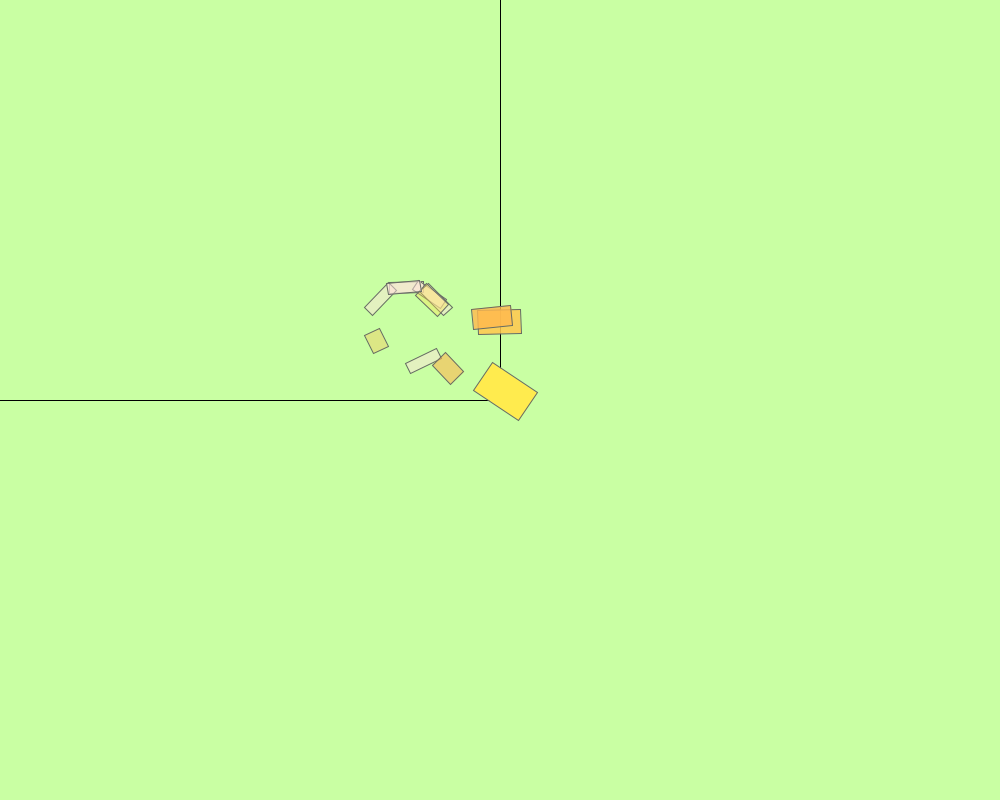
Frame 1 (no input)
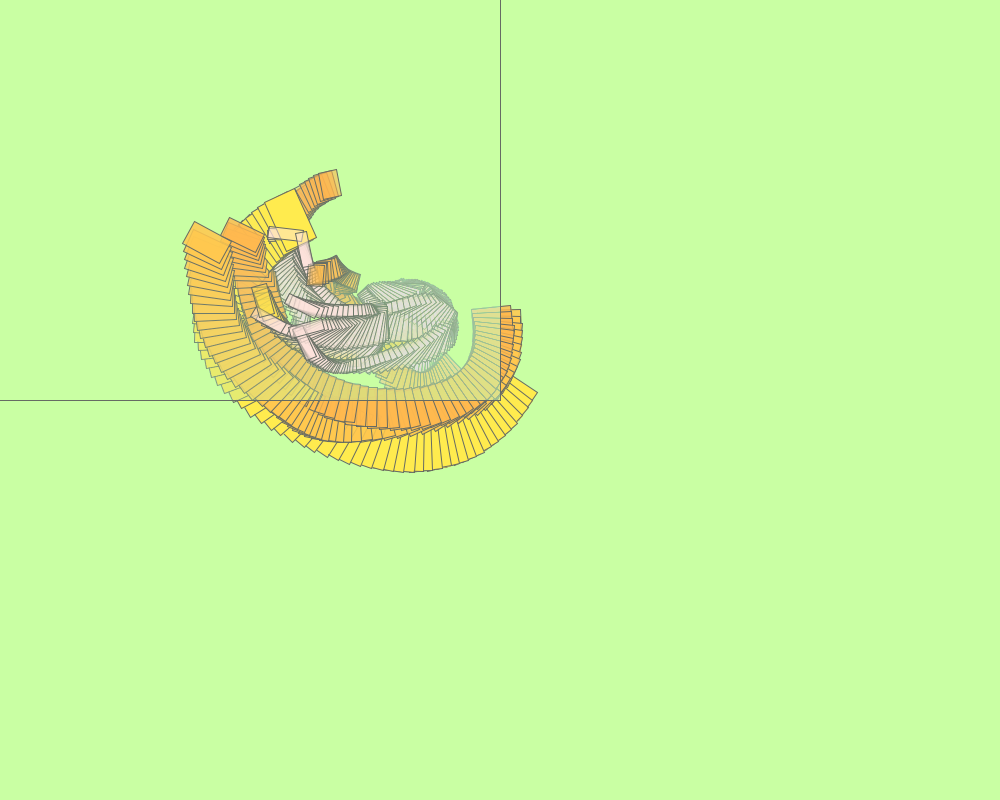
Frame 60 (the mouse pressed at the canvas centre just before this capture)
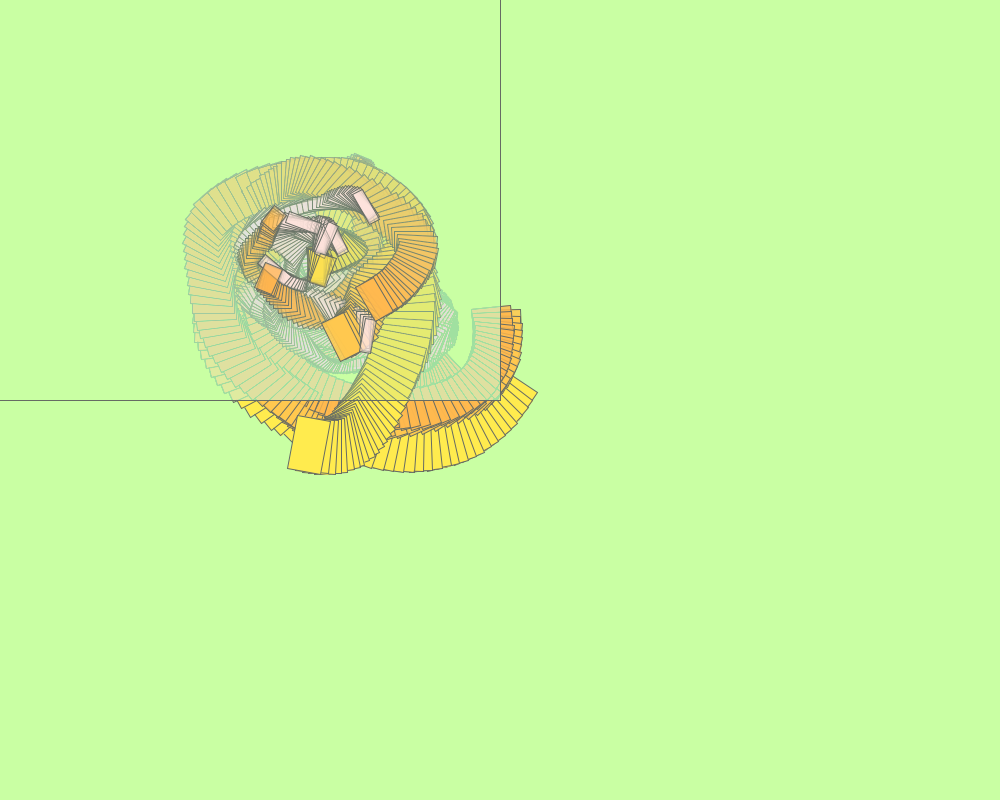
Frame 120 (the mouse held since frame 60 and released just before this capture)

The Processing sketch that drew these frames (run headless with seeded random() and noise(); from frame 60 on, the mouse is pressed at the canvas centre):

// Processing sketch: processing_88252
// ── processing_88252.pde

form k, l;

form[] rects = new form[6];

    
void setup() {
      size(1000, 800);
      smooth();
      colorMode(HSB);
     
      background(60+x*0.6, 100+y*1.2, 255);

      rectMode(CENTER);
      
      for (int i=0;i<rects.length;i++) {
          rects[i]=new form(); //filling arrays from 1-10
     }
}

    
    
void draw() {

    fill(60+x*0.6, 100+y*1.2, 255,4);
    rect(0,0,width,height);

      
    for (int i=0;i<rects.length;i++) {

    rects[i].drawRect();
  }
}
    
    
float x =random(-20,30);
float y =random(-20,30);  
     


class form{
  

  float a=random(10,400);
  float b =random(20,300);
  
  float c = noise(a);
  float d = noise(b);
  
  float f = noise(x);
  float g = noise(y);
  
  float j=random(0.005,0.01);
  float h =random(0.0005,0.01);
  
  float k=random(0.005,0.01);
  float l =random(0.0005,0.01);
  
 void drawRect(){ 
 
      pushMatrix();
           
      translate(noise(frameCount*j-20)*width, noise(frameCount*h-20)*height);

      rotate(0.9);
      
      rotate(radians(a*1.4)+sin(c-d/10)+sin(d-c/2));
      
      
     stroke(50-y*2.3,20+c*0.1,120-x);
      fill(50*c-y, 160-y*2.3, 250+x*1.8, d*350+x);

      rect(c*(width)/6.2*sin(h), d*height/5.2*cos(j), c*54+c*0.1, d*70+d*0.8);
     
      fill(60*f+y, 20+x*1.2, 260-y, g*260+y*3.1);

      rect(f*(width)/6.2*cos(k), g*height/4.2*sin(l), f*44+f*3.4, g*60+g*0.8);
   
      
      b+=0.5;
      a+=2.56;

      popMatrix();
    }
    
}
    
